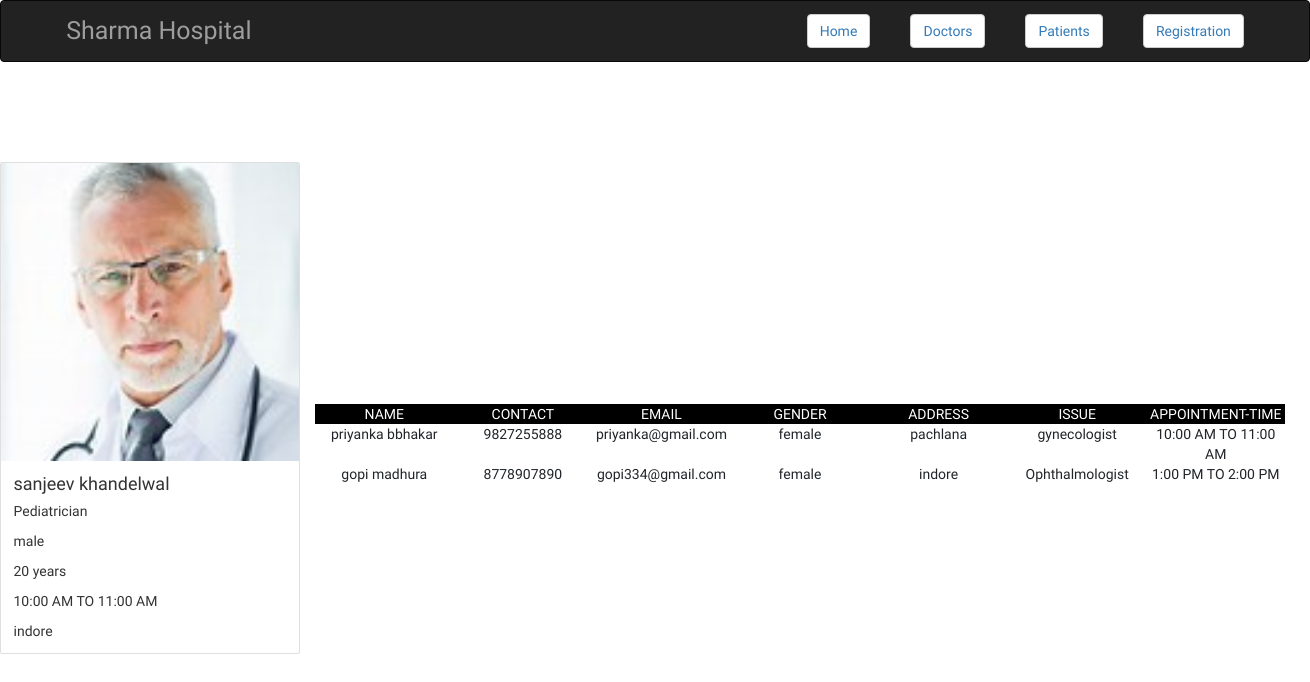
Screenshot of /name/sanjeev khandelwal with the database file from the repository.
### app/models.py (models this page shows)
class DoctorRegistration(models.Model):
    name=models.CharField(max_length=50)
    specialist=models.ForeignKey(Issue_Category,on_delete=models.CASCADE)
    gender=models.CharField(choices=GENDER_CHOICES,max_length=50)
    experiance=models.CharField(max_length=50)
    available=models.BooleanField()
    appointment=models.CharField(choices=APPOINTMENT_TIME,max_length=100)
    image=models.ImageField(upload_to="doctor_image")
    address=models.CharField(max_length=100)

class Issue_Category(models.Model):
    Category_name=models.CharField(max_length=50,unique=True)
    def __str__(self):
        return self.Category_name

class PatientRegistration(models.Model):
    name=models.CharField(max_length=50)
    contact=models.CharField(max_length=50)
    email=models.EmailField(max_length=254)
    gender=models.CharField(choices=GENDER_CHOICES,max_length=50)
    address=models.CharField(max_length=50)
    issue=models.ForeignKey(Issue_Category,on_delete=models.CASCADE)
    select_doctor=models.CharField(max_length=100)
    appointment_time=models.CharField(choices=APPOINTMENT_TIME,max_length=100)

### app/views.py (the view)
# urls.py: path('name/<str:name>',views.patientsall,name='patients'),
def patientsall(request,name):
    patients=PatientRegistration.objects.filter(select_doctor=name)
    doctor=DoctorRegistration.objects.get(name=name)
    return render(request,'doctor.html',{'patients':patients,'doctor':doctor})

### app/templates/doctor.html (shortened to what this page needs)
<!DOCTYPE html>
<html lang="en">
<head>
  <link rel="stylesheet" href="https://cdn.jsdelivr.net/npm/bootstrap@4.6.2/dist/css/bootstrap.min.css">
  <link rel="stylesheet" href="https://maxcdn.bootstrapcdn.com/bootstrap/3.4.1/css/bootstrap.min.css">
</head>
<body>
	<nav class="navbar navbar-inverse">
		<div class="container-fluid">
		  <div class="navbar-header">
			<a class="navbar-brand" href="#" style="position:relative;margin-right:500px;font-size:25px;">Sharma Hospital</a>
		  </div>
		  <button type="button" class="btn btn-default"><a href="/table/">Home</a></button>
		  <button type="button" class="btn btn-default"><a href="">Doctors</a></button>
		  <button type="button" class="btn btn-default"><a href="">Patients</a></button>
		  <button type="button" class="btn btn-default"><a href="/registration/">Registration</a></button>
		</div>
	  </nav>
    {% if doctor %}
    <div class="card" style="width:300px;margin-top:100px;">
        <img class="card-img-top" src="{{doctor.image.url}}" alt="Card image">
        <div class="card-body">
          <h4 class="card-title">{{doctor.name}}</h4>
          <p class="card-text">{{doctor.specialist}}</p>
          <p class="card-text">{{doctor.gender}}</p>
          <p class="card-text">{{doctor.experiance}}</p>
          <p class="card-text">{{doctor.appointment}}</p>
          <p class="card-text">{{doctor.address}}</p>
        </div>
      </div>
    {% endif %}
    <div class="container" style="width:1000px;margin-left:300px;margin-top:-600px;">
        <div class="table">
            <div class="table-header">
                <div class="header__item"><a id="wins" class="filter__link filter__link--number" href="#">Name</a></div>
                <div class="header__item"><a id="draws" class="filter__link filter__link--number" href="#">Contact</a></div>
                <div class="header__item"><a id="losses" class="filter__link filter__link--number" href="#">Email</a></div>
                <div class="header__item"><a id="total" class="filter__link filter__link--number" href="#">Gender</a></div>
                <div class="header__item"><a id="total" class="filter__link filter__link--number" href="#">Address</a></div>
                <div class="header__item"><a id="total" class="filter__link filter__link--number" href="#">Issue</a></div>
                <div class="header__item"><a id="total" class="filter__link filter__link--number" href="#">Appointment-Time</a></div>
            </div>
            {% if patients %}
            {% for i in patients %}
            <div class="table-content">
                <div class="table-row">
                    <div class="table-data">{{i.name}}</div>
                    <div class="table-data">{{i.contact}}</div>
                    <div class="table-data">{{i.email}}</div>
                    <div class="table-data">{{i.gender}}</div>
                    <div class="table-data">{{i.address}}</div>
                    <div class="table-data">{{i.issue}}</div>
                    <div class="table-data">{{i.appointment_time}}</div>
                </div>
            </div>
            {% endfor %}
            {% endif %}
        </div>
    </div>
</body>
</html>

### app/templates/doctor.html (style rules this page uses)
*, *:before, *:after { box-sizing:border-box; }
body { padding:$base-spacing-unit; font-family:'Source Sans Pro', sans-serif; margin:0; }
h1,h2,h3,h4,h5,h6 { margin:0; }
.container { max-width: 1000px; margin-right:auto; margin-left:auto; display:flex; justify-content:center; align-items:center; min-height:100vh; }
.table { width:100%; border:1px solid $color-form-highlight; }
.table-header { display:flex; width:100%; background:#000; padding:($half-spacing-unit * 1.5) 0; }
.table-data, .header__item { flex: 1 1 20%; text-align:center; }
.header__item { text-transform:uppercase; }

### rows the page displays
DoctorRegistration: image (picture), name "sanjeev khandelwal", specialist "Pediatrician", gender "male", experiance "20 years", appointment "10:00 AM TO 11:00 AM", address "indore"
PatientRegistration: name "priyanka bbhakar", contact "9827255888", email "priyanka@gmail.com", gender "female", address "pachlana", issue "gynecologist", appointment_time "10:00 AM TO 11:00 AM"
PatientRegistration: name "gopi madhura", contact "8778907890", email "gopi334@gmail.com", gender "female", address "indore", issue "Ophthalmologist", appointment_time "1:00 PM TO 2:00 PM"
